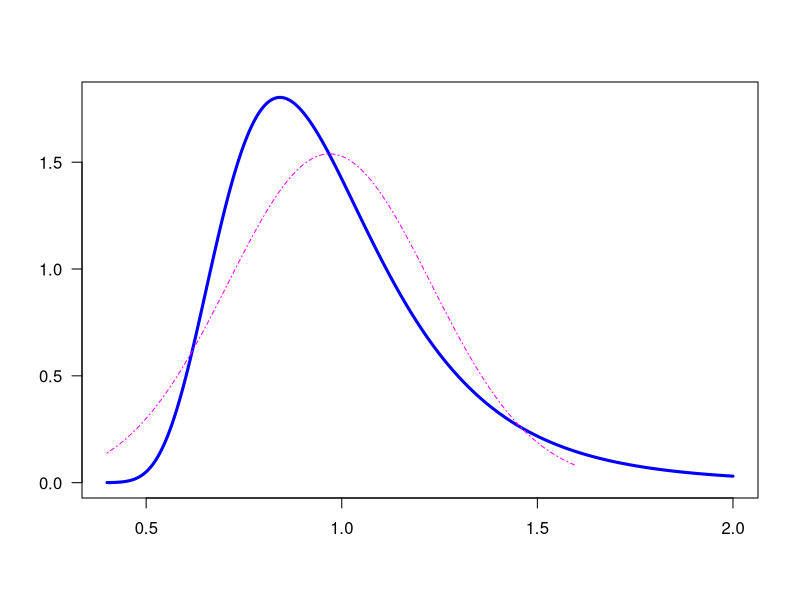

This figure's R source: (Note: this script raises an error after producing the figure.)
print('file: SolutionSLRBayesian.R')
print(date())
# purpose: 
# created by: Dieter.Wolf-Gladrow@awi.de 
#    8/2024 version 1.0
# ---------------------------------------------------------
print('Simple linear regression: Bayesian approach (8/2024)')
print('based on Zellner (1971)')
# generate & plot artificial data & mean values (with respect to y)
  beta1 = 8; beta2 = -1.2 # true intercept & slope
  sigma = 1               # true standard deviation of normal noise
# ----------- generate data (begin)
# on purpose: small sample size in order to recognize differences
#    of marginal posterior distributions (for intercepts, slope,
#    noise level) from normal distributions.
  set.seed(1953)                    # set seed for random number generators
  x = seq(0.5,5,0.5); n = length(x) # non-stochastic (uncertainty = 0)
  y = beta1+beta2*x+sigma*rnorm(n)  # additive normal noise
  print(c(n,'sample size n'))
  # ----------- generate data (end)
  # ----------- prepare data (matrix -> array) & apply lm()
  out1 = lm(y ~ x)   # use tilde sign to relate response (y) 
  #    to predictor (x)
  out2 = summary(out1)     # summary gives more information, especially the uncertainties
  b1 = out2$coefficients[1];  print(c(round(b1,4),'intercept b1 (estimate)'))
  b2 = out2$coefficients[2];   print(c(round(b2,4),'slope b2 (estimate)'))
  ub1 = out2$coefficients[3]; print(c(round(ub1,4),'intercept uncertainty ub1 (estimate)'))
  ub2 = out2$coefficients[4];  print(c(round(ub2,4),'slope uncertainty ub2 (estimate)'))
  # rounding (for text in plot):
  b1r = round(b1,2); b2r = round(b2,2); 
  ub1r = round(ub2,2); ub2r = round(ub2,2); 
  # --------------------------- plot:
  sflag = 0
  if (sflag == 1) {
    # png('SLRsmallEstimates240831.png',width=16,height=16,units='cm',res=300)
    plot(x,y,type='p',lwd=4,col='black',cex=0.6,ylim=c(0,10),
         xlim=c(0,max(x)),xlab='x',ylab='y',las=1,cex.lab=1.5)
    xp = c(min(x),max(x))
    yp = out1$coefficients[1]+out1$coefficients[2]*xp
    lines(xp,yp,col='magenta',lwd=3)
    xt = 0.1   # x-position for text
    text(xt,2,bquote(~hat(beta)[1] == .(b1r) %+-% .(ub1r)),col='magenta',cex=1.5,pos=4)
    text(xt,0.5,bquote(~hat(beta)[2] == .(b2r) %+-% .(ub2r)),col='magenta',cex=1.5,pos=4)
    xt = 3
    text(xt,9,bquote(~beta[1] == .(beta1)),col='black',cex=1.5,pos=4)
    text(xt,7.5,bquote(~beta[2] == .(beta2)),col='black',cex=1.5,pos=4)
    # dev.off()
  }
  sigmaEst = out2$sigma 
  print(c(round(sigmaEst,4),'sigmaEst')) # 0.8931
  print(' ---------------------------------------------------')
  print('Marginal posterior pdfs for intercept: Eq. 3.11')
  dx = 0.001
  beta1Arr = seq(5,11,dx)
  nu = out2$df[2]; print(c(nu,'degrees of freedom nu'))
  xmean = mean(x)
  p1 = (nu+sum((x-xmean)^2)/(sigmaEst^2*sum(x^2)/n)*
          (beta1Arr-b1)^2)^(-(nu+1)/2)
  qnorm = sum(p1)*dx
  p1 = p1/qnorm # normalize to 1
  sflag = 0
  if (sflag == 2) {
    # png('SLRmarginalPostInterceptS240831.png',width=16,height=12,units='cm',res=300)
    plot(beta1Arr,p1,type='l',lwd=3,col='blue',xlab=NA,ylab=NA,
         las=1,cex=0.4)
    title(xlab=TeX('Intercept $\\beta_1$'),line=2.5)
    title(ylab=TeX('Marginal posterior for $\\beta_1$'),line=2.5)
    # dev.off()
  }
  print(' ---------------------------------------------------')
  print('Marginal posterior pdfs for slope: Eq. 3.12')
  beta2Arr = seq(-2,0,dx)
  p2 = (nu+sum((x-xmean)^2)/sigmaEst^2*
          (beta2Arr-b2)^2)^(-(nu+1)/2)
  qnorm2 = sum(p2)*dx
  p2 = p2/qnorm2 # normalize to 1
  sflag = 0
  if (sflag == 3) {
    # png('SLRmarginalPostSlopeS240831.png',width=16,height=12,units='cm',res=300)
    plot(beta2Arr,p2,type='l',lwd=3,col='blue',xlab=NA,ylab=NA,
         las=1,cex=0.4)
    title(xlab=TeX('Slope $\\beta_2$'),line=2.5)
    title(ylab=TeX('Marginal posterior for $\\beta_2$'),line=2.5)
    # dev.off()
  }
  print(' ---------------------------------------------------')
  print('Marginal posterior for sigma: Eq. (A.37b)')
  sr = round(sigmaEst,4) # estimate of sigma (from flag == 52)
  sigma = seq(0.4,2,0.001)
  p = 2/gamma(nu/2)*(nu*sigmaEst^2/2)^(nu/2)*
    exp(-nu*sigmaEst^2/(2*sigma^2))/sigma^(nu+1)
  sflag = 0
  if (sflag == 4) {
    # png('SLRmZellner71EqAd37bx2408.png',width=16,height=12,units='cm',res=300)
    plot(sigma,p,type='l',lwd=3,col='blue',xlab=NA,
         ylab=NA,las=1,cex=0.4)
    title(xlab=TeX('$\\sigma$'),line=2.5)
    title(ylab=TeX('Marginal posterior for $\\sigma$'),line=2.5)
    text(0.7,0.6,bquote(~nu == .(nu)),col='blue',cex=1.5,pos=4)
    text(0.7,0.1,bquote(~s == .(sr)),col='black',cex=1.5,pos=4)
    # dev.off()
  }
  print(' ---------------------------------------------------')
  print('Exercise: (1) Calculate means and standard deviation for')
  print('the marginal posterior distributions of intercept, slope,')
  print('and sigma. (2) Add the normal approximations to the')
  print('plots given above.')
  print(' ---------------------------------------------------')
  print('Intercept PDF: normal approximation')
  p1mean = sum(beta1Arr*p1)*dx; print(c(round(p1mean,4),'p1mean'))
  p1var = sum((beta1Arr-p1mean)^2*p1)*dx; 
  print(c(round(p1var,4),'p1var'))
  p1sd = sqrt(p1var)
  print(c(round(p1sd,4),'p1sd'))
  muN = round(p1mean,2); sigmaN = round(p1sd,2) # -> plot
  sflag = 0
  if (sflag == 5) { # intercept PDF & normal approximation
    xp = seq(5,11,dx)
    yp = dnorm(xp,p1mean,p1sd)
    # png('SLRmarginalPostInterceptS240831NA.png',width=16,height=12,units='cm',res=300)
    plot(beta1Arr,p1,type='l',lwd=3,col='blue',xlab=NA,ylab=NA,
         las=1,cex=0.4)
    lines(xp,yp,col='magenta',lty=4)
    title(xlab=TeX('Intercept $\\beta_1$'),line=2.5)
    title(ylab=TeX('Marginal posterior for $\\beta_1$'),line=2.5)
    text(5,0.5,bquote(~mu[N] == .(muN)),col='magenta',cex=1.5,pos=4)
    text(5,0.4,bquote(~sigma[N] == .(sigmaN)),col='magenta',cex=1.5,pos=4)
    # dev.off()
  }
  print(' ---------------------------------------------------')
  print('Slope PDF: normal approximation')
  p2mean = sum(beta2Arr*p2)*dx; print(c(round(p2mean,4),'p2mean'))
  p2var = sum((beta2Arr-p2mean)^2*p2)*dx; 
  print(c(round(p2var,4),'p2var'))
  p2sd = sqrt(p2var)
  print(c(round(p2sd,4),'p2sd'))
  mu2N = round(p2mean,2); sigma2N = round(p2sd,2) # -> plot
  sflag = 0
  if (sflag == 6) { # slope PDF & normal approximation
    xp = seq(-2,0,dx)
    yp = dnorm(xp,p2mean,p2sd)
    # png('SLRmarginalPostSlopeS240831NA.png',width=16,height=12,units='cm',res=300)
    plot(beta2Arr,p2,type='l',lwd=3,col='blue',xlab=NA,ylab=NA,
         las=1,cex=0.4)
    lines(xp,yp,col='magenta',lty=4)
    title(xlab=TeX('Slope $\\beta_2$'),line=2.5)
    title(ylab=TeX('Marginal posterior for $\\beta_2$'),line=2.5)
    text(-0.8,1.5,bquote(~mu[N] == .(mu2N)),col='magenta',cex=1.5,pos=4)
    text(-0.8,1.2,bquote(~sigma[N] == .(sigma2N)),col='magenta',cex=1.5,pos=4)
    # dev.off()
  }
  print(' ---------------------------------------------------')
  print('sigma PDF: normal approximation')
  pSmean = sum(sigma*p)*dx; print(c(round(pSmean,4),'pSmean'))
  pSvar = sum((sigma-pSmean)^2*p)*dx; 
  print(c(round(pSvar,4),'pSvar'))
  pSsd = sqrt(pSvar)
  print(c(round(pSsd,4),'pSsd'))
  muSN = round(pSmean,2); sigmaSN = round(pSsd,2) # -> plot
  sflag = 7
  if (sflag == 7) {
    xp = seq(0.4,1.6,dx)
    yp = dnorm(xp,pSmean,pSsd)
    # png('SLRmZellner71EqAd37bx2408NA.png',width=16,height=12,units='cm',res=300)
    plot(sigma,p,type='l',lwd=3,col='blue',xlab=NA,
         ylab=NA,las=1,cex=0.4)
    lines(xp,yp,col='magenta',lty=4)
    title(xlab=TeX('$\\sigma$'),line=2.5)
    title(ylab=TeX('Marginal posterior for $\\sigma$'),line=2.5)
    text(0.7,0.6,bquote(~nu == .(nu)),col='blue',cex=1.5,pos=4)
    text(0.7,0.1,bquote(~s == .(sr)),col='black',cex=1.5,pos=4)
    text(1.15,1.5,bquote(~mu[N] == .(muSN)),col='magenta',cex=1.5,pos=4)
    text(1.15,1.2,bquote(~sigma[N] == .(sigmaSN)),col='magenta',cex=1.5,pos=4)
    # dev.off()
  }